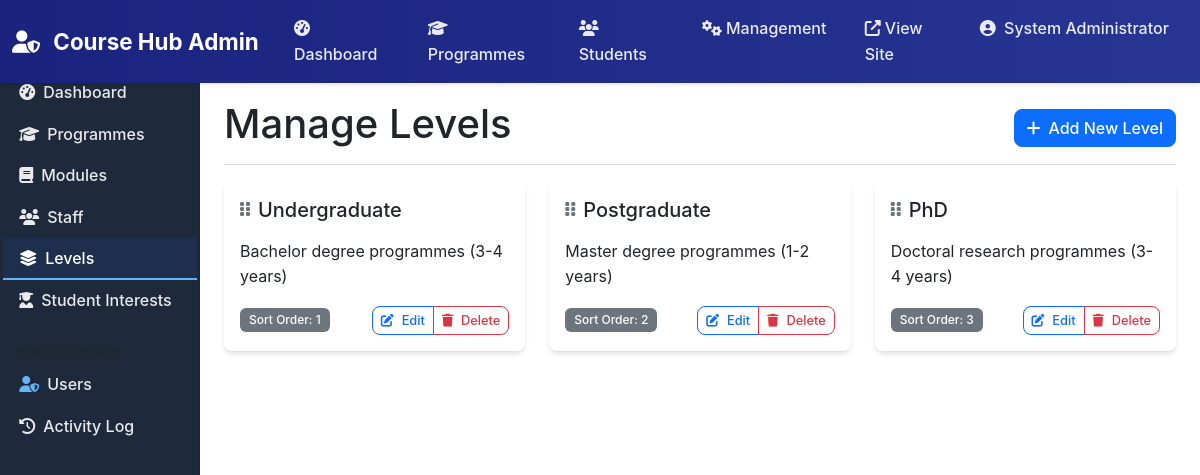
Screenshot of /admin/levels.php (signed in) with the database file from the repository.
### tables this page shows
CREATE TABLE `levels` (
  `LevelID` int(11) NOT NULL,
  `LevelName` varchar(50) NOT NULL,
  `Description` text DEFAULT NULL,
  `SortOrder` int(11) DEFAULT 0
);

### classes/Level.php (called while the page is built, shortened)
<?php
class Level {
    private $db;
    public function __construct($database) {
        $this->db = $database;
    }
    public function getAllLevels() {
        try {
            $stmt = $this->db->prepare("
                SELECT LevelID, LevelName, Description, SortOrder
                FROM Levels
                ORDER BY SortOrder, LevelName
            ");
            $stmt->execute();
            return $stmt->fetchAll();
        } catch (Exception $e) {
            error_log("Get all levels error: " . $e->getMessage());
            return [];
        }
    }
}
?>

### admin/levels.php (the view, shortened to what this page needs)
<?php
require_once __DIR__ . '/../config/config.php';
$level = new Level($db);
$levels = $level->getAllLevels();
?>
<!DOCTYPE html>
<html lang="en">
<head>
    <link href="https://cdn.jsdelivr.net/npm/bootstrap@5.3.0/dist/css/bootstrap.min.css" rel="stylesheet">
    <link href="https://cdnjs.cloudflare.com/ajax/libs/font-awesome/6.4.0/css/all.min.css" rel="stylesheet">
    <link href="../assets/css/style.css" rel="stylesheet">
</head>
<body class="admin-body">
    <?php include 'includes/admin_nav.php'; ?>
    <div class="container-fluid">
        <div class="row">
            <?php include 'includes/admin_sidebar.php'; ?>
            <main class="col-md-9 ms-sm-auto col-lg-10 px-md-4 py-4">
                <div class="d-flex justify-content-between flex-wrap flex-md-nowrap align-items-center pb-2 mb-3 border-bottom">
                    <h1 class="text-dark">Manage Levels</h1>
                    <button class="btn btn-primary" data-bs-toggle="modal" data-bs-target="#levelModal">
                        <i class="fas fa-plus me-2"></i>Add New Level
                    </button>
                </div>
                <div class="row row-cols-1 row-cols-md-2 row-cols-xl-3 g-4">
                    <?php foreach ($levels as $lvl): ?>
                        <div class="col">
                            <div class="card h-100 level-card">
                                <div class="card-body">
                                    <div class="d-flex align-items-center mb-3">
                                        <span class="sort-handle me-2">
                                            <i class="fas fa-grip-vertical"></i>
                                        </span>
                                        <h5 class="card-title mb-0">
                                            <?php echo htmlspecialchars($lvl['LevelName']); ?>
                                        </h5>
                                    </div>
                                    <p class="card-text">
                                        <?php echo htmlspecialchars($lvl['Description'] ?? 'No description available.'); ?>
                                    </p>
                                    <div class="d-flex justify-content-between align-items-center">
                                        <span class="badge bg-secondary">
                                            Sort Order: <?php echo $lvl['SortOrder']; ?>
                                        </span>
                                        <div class="btn-group">
                                            <button class="btn btn-sm btn-outline-primary edit-level"
                                                    data-level-id="<?php echo $lvl['LevelID']; ?>"
                                                    data-bs-toggle="modal"
                                                    data-bs-target="#levelModal"
                                                    data-level='<?php echo htmlspecialchars(json_encode($lvl)); ?>'>
                                                <i class="fas fa-edit me-2"></i>Edit
                                            </button>
                                            <button class="btn btn-sm btn-outline-danger delete-level"
                                                    data-level-id="<?php echo $lvl['LevelID']; ?>"
                                                    data-level-name="<?php echo htmlspecialchars($lvl['LevelName']); ?>">
                                                <i class="fas fa-trash me-2"></i>Delete
                                            </button>
                                        </div>
                                    </div>
                                </div>
                            </div>
                        </div>
                    <?php endforeach; ?>
                </div>
            </main>
        </div>
    </div>
</body>
</html>

### assets/css/style.css (style rules this page uses)
:root { --primary-color: #020d23; --secondary-color: #64748b; --success-color: #059669; --info-color: #0891b2; --warning-color: #d97706; --danger-color: #dc2626; --light-color: #f8fafc; --dark-color: #1e293b; --muted-color: #6b7280; --border-radius: 8px; --box-shadow: 0 4px 6px -1px rgba(0, 0, 0, 0.1), 0 2px 4px -1px rgba(0, 0, 0, 0.06); --box-shadow-lg: 0 20px 25px -5px rgba(0, 0, 0, 0.1), 0 10px 10px -5px rgba(0, 0, 0, 0.04); --transition: all 0.3s ease; }
body { font-family: 'Inter', -apple-system, BlinkMacSystemFont, 'Segoe UI', Roboto, sans-serif; line-height: 1.6; color: var(--dark-color); }
.btn { border-radius: var(--border-radius); font-weight: 500; transition: var(--transition); }
.card { border-radius: var(--border-radius); border: none; box-shadow: var(--box-shadow); transition: var(--transition); }
.badge { font-weight: 500; padding: 0.5em 0.75em; }
.btn-group .btn { margin: 0; }
.btn-sm { padding: 0.25rem 0.5rem; font-size: 0.8rem; }

### admin/levels.php (style rules this page uses)
.level-card { transition: transform 0.2s; }
.sort-handle { cursor: move; color: #6c757d; }

### rows the page displays
levels: LevelName "Undergraduate", Description "Bachelor degree programmes (3-4 years)", SortOrder "1"
levels: LevelName "Postgraduate", Description "Master degree programmes (1-2 years)", SortOrder "2"
levels: LevelName "PhD", Description "Doctoral research programmes (3-4 years)", SortOrder "3"

### other values shown
SITE_NAME "Course Hub"
$_SESSION['user_name'] "System Administrator"
